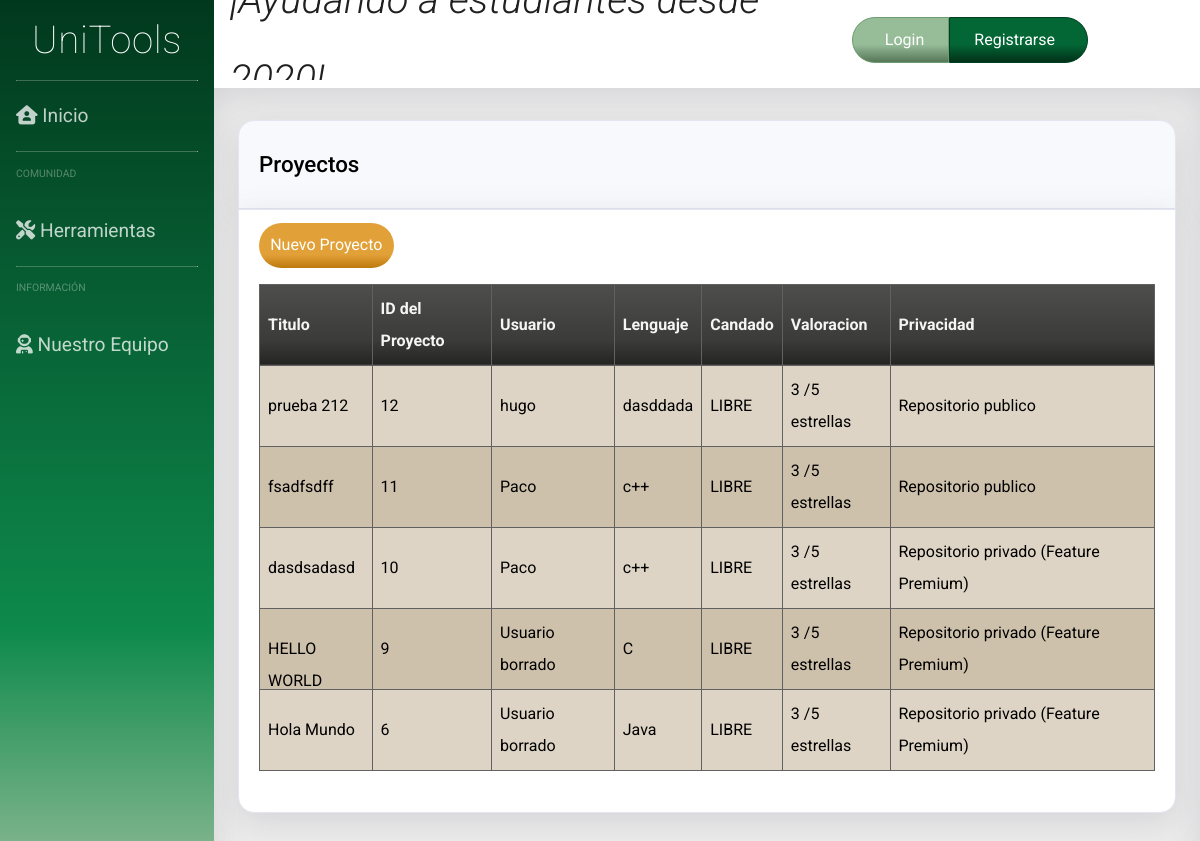
The page /proyectos.php on the database as committed earlier.
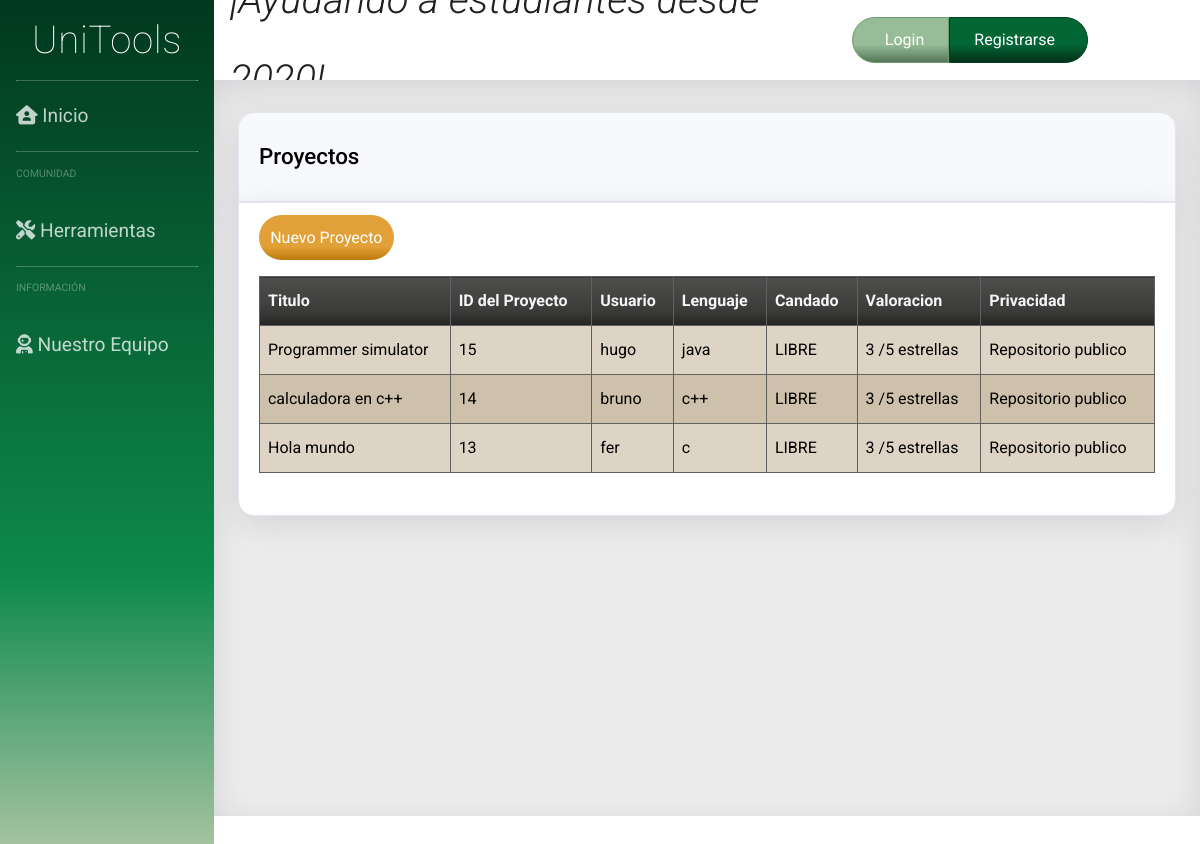
The same page on the database as committed later.
### tables this page shows
CREATE TABLE `project` (
  `id` int(11) NOT NULL,
  `titulo` varchar(100) NOT NULL,
  `candado` tinyint(1) NOT NULL,
  `userId` int(11) NOT NULL,
  `estrellas` int(11) NOT NULL,
  `privado` tinyint(1) NOT NULL,
  `lenguaje` varchar(50) NOT NULL,
  `contenido` varchar(200) NOT NULL
);

CREATE TABLE `user` (
  `id_user` int(11) NOT NULL,
  `email` varchar(50) NOT NULL,
  `password` varchar(255) NOT NULL,
  `username` varchar(30) NOT NULL,
  `premium` tinyint(1) NOT NULL,
  `admin` tinyint(1) NOT NULL,
  `name` text NOT NULL,
  `aboutMe` text NOT NULL
);

### dao/project_class.php (called while the page is built, shortened)
<?php
class TOUproject {
	private $id;
	private $user;
	private $titulo;
	private $lenguaje;
  	private $candado;
	private $estrellas;
	private $privado;
  function __construct($id='',$user='',$titulo='',$contenido='',$lenguaje='',$privado='',$candado='',$estrellas='')
  {
    $this->id = $id;
    $this->user = $user;
    $this->titulo = $titulo;
    $this->lenguaje = $lenguaje;
    $this->privado = $privado;
    $this->candado = $candado;
    $this->estrellas = $estrellas;
  }
  public function get_id(){
		return $this->id;
	}
	public function get_user(){
		return $this->user;
	}
	public function get_titulo(){
		return $this->titulo;
	}
	public function get_privado(){
		return $this->privado;
	}
	public function get_lenguaje(){
		return $this->lenguaje;
	}
  public function get_candado(){
		return $this->candado;
	}
  public function get_estrellas(){
		return $this->estrellas;
	}
 }

### dao/DAO.php (called while the page is built, shortened)
<?php
class DAO {
	public $conn;
	public function __construct() {
		if (!$this->conn){
			if(isset($_SESSION['admin']) && $_SESSION['admin']){
				$this->conn = mysqli_connect("localhost", "root", "", "unitoolsdb");
			}else{
				$this->conn = mysqli_connect("localhost", "Usuario", "User", "unitoolsdb");
			}
		}
	}
	public function ejecutarConsulta($query){
		$result = mysqli_query($this->conn, $query) or die($this->conn->error);
        $array = mysqli_fetch_assoc($result);
		return $array;
	}
	public function devolverConsulta($query){
		$result = mysqli_query($this->conn, $query) or die($this->conn->error);
		return $result;
	}
}
?>

### dao/dao_project.php (called while the page is built, shortened)
<?php
include_once('DAO.php');
include_once('project_class.php');
class DAOproject extends DAO {
  public function show_all_data(){
		$sql = sprintf("SELECT * FROM project ORDER BY id DESC");
		$query = $this->devolverConsulta($sql);
        $array = [];
        while($result = mysqli_fetch_assoc($query)){
            $proj = new TOUproject($result['id'],
            $result['userId'], $result['titulo'], $result['contenido'],
             $result['lenguaje'], $result['privado'],$result['candado'],$result['estrellas']);
            array_push($array, $proj);
        }
		return $array;
	}
}

### dao/dao_user.php (called while the page is built, shortened)
<?php
include_once('DAO.php');
include_once('user_class.php');
class DAOUsuario extends DAO {
	public function search_userId($userId){
		$sql = sprintf("SELECT * FROM user WHERE id_User = $userId");
		if (!$this->ejecutarConsulta($sql))
			return null;
		else
		{
			$result = $this->ejecutarConsulta($sql);
			$user = new TOUser($result['id_user'],$result['email'],$result['password'],$result['username'],$result['premium'], $result['admin'], $result['name'], $result['aboutMe']);
			return $user;
		}
	}
}
?>

### dao/user_class.php (called while the page is built, shortened)
<?php
class TOUser {
	private $user_name;
	function __construct($userId='',$email='',$password='',$user_name='',$premium='', $admin='', $name='', $aboutMe=''){
		$this->user_name = $user_name;
	}
	public function get_username(){
		return $this->user_name;
	}
}
?>

### proyectos.php (the view, shortened to what the changed rows need)
<?php
include_once("dao/dao_user.php");
include_once("dao/dao_project.php");
?>
<!DOCTYPE html>
<html>
<head>
    <link rel="stylesheet" type="text/css" href="css/hoja_OG.css">
    <link rel="stylesheet" type="text/css" href="css/side_OG.css">
    <link rel="stylesheet" type="text/css" href="css/cabecera_OG.css">
    <link rel="stylesheet" type="text/css" href="css/content_OG.css">
</head>
<body>
 <div class="contenedor">
<?php
require("includes/common/navegacion_OG.php");?>
<div class="contenido">
	<div class="fb-col box" id="prs_g">
		<div class="t1 fb-row" >
			<h1>Proyectos</h1>
		</div>
		<div class="b1">
                <?php
                $dao_project = new DAOproject();
                $dao_user = new DAOUsuario();
                $res = $dao_project->show_all_data();
				?>
			 <table id="prs"  class="round">
				<tr>
					<th>Titulo</th>
					<th>ID del Proyecto</th>
					<th>Usuario</th>
					<th>Lenguaje</th>
					<th>Candado</th>
					<th>Valoracion</th>
					<th>Privacidad</th>
				</tr>
		<?php
		while (!empty($res))
		{
			$curr_proj = array_shift($res);
			$project_id = $curr_proj->get_id();
			$usuario = $dao_user->search_userId($curr_proj->get_user());
			$lenguaje = $curr_proj->get_lenguaje();
			$title = $curr_proj->get_titulo();
			$candado = $curr_proj->get_candado();
			$estrellas = $curr_proj->get_estrellas();
			$privado = $curr_proj->get_privado();
			$priv = "Repositorio publico";
			if ($usuario == null)
			{
				$username = "Usuario borrado";
			}
			else {
				$username = $usuario->get_username();
			}
		    if ($privado == 1){
		    	$priv = "Repositorio privado (Feature Premium)";
		    }
		    if ($candado == 0){
		    	$candado = "LIBRE";
		    }
		    else {
		    	$candado = "EN EDICIÓN";
		    }?>
				<tr>
				<?php
				echo '<td id="prs_link"> <a href="project.php?id=' . $project_id . '">';
				?>
						 <?php echo $title      ?> </a></td>
					<td> <?php echo $project_id ?> </td>
					<td> <?php echo $username 	?> </td>
					<td> <?php echo $lenguaje 	?> </td>
					<td> <?php echo $candado   	?> </td>
					<td> <?php echo $estrellas 	?> /5 estrellas </td>
					<td> <?php echo $priv 	  	?></td>
				</tr>
		<?php
		}?>
				</table>
				</div>
            </div>
        </div>
    </div>
</body>

Rows that differ between the two databases and show on the page:
removed project: titulo "prueba 212", id "12", userId.username "hugo", lenguaje "dasddada", candado "LIBRE", estrellas "3", priv "Repositorio publico"
removed project: titulo "fsadfsdff", id "11", userId.username "Paco", lenguaje "c++", candado "LIBRE", estrellas "3", priv "Repositorio publico"
removed project: titulo "dasdsadasd", id "10", userId.username "Paco", lenguaje "c++", candado "LIBRE", estrellas "3", privado "Repositorio privado (Feature Premium)"
removed project: titulo "HELLO WORLD", id "9", username "Usuario borrado", lenguaje "C", candado "LIBRE", estrellas "3", privado "Repositorio privado (Feature Premium)"
removed project: titulo "Hola Mundo", id "6", username "Usuario borrado", lenguaje "Java", candado "LIBRE", estrellas "3", privado "Repositorio privado (Feature Premium)"
added project: titulo "Programmer simulator", id "15", userId.username "hugo", lenguaje "java", candado "LIBRE", estrellas "3", priv "Repositorio publico"
added project: titulo "calculadora en c++", id "14", userId.username "bruno", lenguaje "c++", candado "LIBRE", estrellas "3", priv "Repositorio publico"
added project: titulo "Hola mundo", id "13", userId.username "fer", lenguaje "c", candado "LIBRE", estrellas "3", priv "Repositorio publico"
